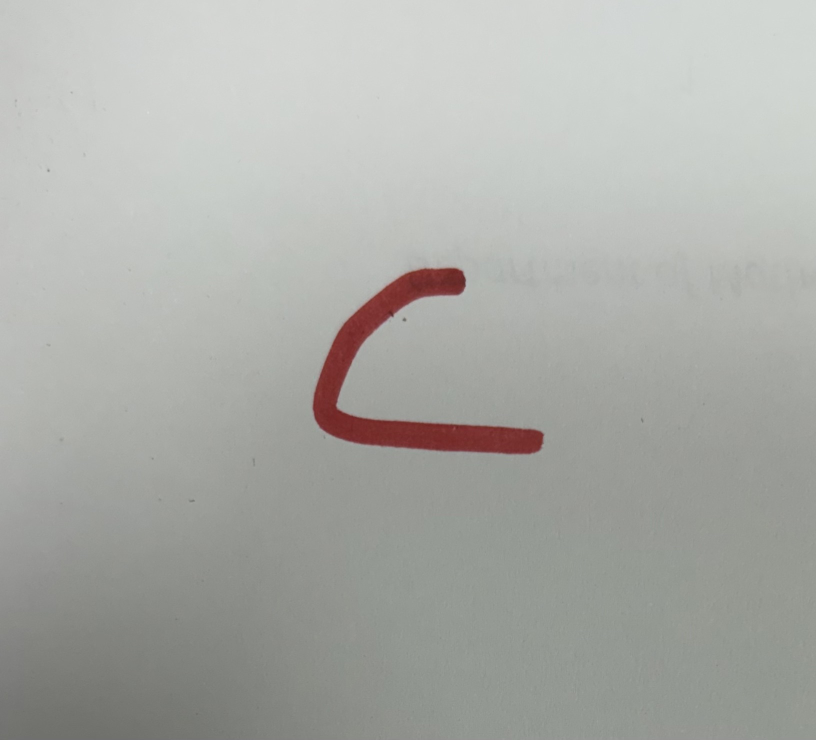
#> input picture IMG_0002.jpeg, 1632 x 1479 px (shown at 1/2 size)
$ python -i preprocess.py   (imports and definitions only)
#> lines starting #> are read from the running program, lines starting #| are printed output that depends on the picture; after the words box and inside, x2 and y2 are one past the last pixel; in counts of white or black regions, pixels touching at a corner belong together
"""Turn a photo/scan of handwriting into EMNIST-style 28x28 white-on-black letters."""
import cv2, numpy as np


def _odd(n):
    n = int(n)
    return n if n % 2 else n + 1


def binarize(gray):
    """Gray image -> binary (ink = 255). Handles uneven lighting from phone photos."""
    h, w = gray.shape
    s = 1000 / max(h, w)
    if s < 1:
        gray = cv2.resize(gray, None, fx=s, fy=s, interpolation=cv2.INTER_AREA)
    gray = cv2.GaussianBlur(gray, (5, 5), 0)
    h, w = gray.shape
    # estimate paper background (remove dark ink with a big closing on a small copy)
    small = cv2.resize(gray, (max(1, w // 4), max(1, h // 4)), interpolation=cv2.INTER_AREA)
    k = _odd(max(5, 0.2 * max(small.shape)))
    bg = cv2.morphologyEx(small, cv2.MORPH_CLOSE, cv2.getStructuringElement(cv2.MORPH_ELLIPSE, (k, k)))
    bg = cv2.resize(cv2.GaussianBlur(bg, (0, 0), 5), (w, h))
    norm = cv2.divide(gray, np.maximum(bg, 1), scale=255)
    _, bw = cv2.threshold(norm, 0, 255, cv2.THRESH_BINARY_INV + cv2.THRESH_OTSU)
    if bw.mean() > 127:                       # light ink on dark background
        bw = 255 - bw
    return cv2.morphologyEx(bw, cv2.MORPH_OPEN, np.ones((2, 2), np.uint8))


def find_letter_boxes(bw, single=False):
    """Bounding boxes (x1,y1,x2,y2), left-to-right. Dots of i/j are merged with their stem."""
    n, _, stats, _ = cv2.connectedComponentsWithStats(bw, connectivity=8)
    boxes = [[x, y, x + w, y + h] for x, y, w, h, a in stats[1:] if a >= max(30, 0.0005 * bw.size)]
    if not boxes:
        return []
    if single:
        return [[min(b[0] for b in boxes), min(b[1] for b in boxes),
                 max(b[2] for b in boxes), max(b[3] for b in boxes)]]
    changed = True
    while changed:
        changed = False
        for i in range(len(boxes)):
            for j in range(i + 1, len(boxes)):
                a, b = boxes[i], boxes[j]
                ov = min(a[2], b[2]) - max(a[0], b[0])
                if ov > 0.3 * min(a[2] - a[0], b[2] - b[0]):
                    boxes[i] = [min(a[0], b[0]), min(a[1], b[1]), max(a[2], b[2]), max(a[3], b[3])]
                    boxes.pop(j); changed = True; break
            if changed:
                break
    big = max(max(b[2] - b[0], b[3] - b[1]) for b in boxes)
    boxes = [b for b in boxes if max(b[2] - b[0], b[3] - b[1]) >= 0.2 * big]
    return sorted(boxes, key=lambda b: b[0])


def to_emnist(crop):
    """Binary letter crop -> 28x28 uint8, styled like EMNIST (square, ~2px border, thick blurred strokes)."""
    h, w = crop.shape
    s = max(h, w)
    sq = np.zeros((s, s), np.uint8)
    sq[(s - h) // 2:(s - h) // 2 + h, (s - w) // 2:(s - w) // 2 + w] = crop
    dt = cv2.distanceTransform(sq, cv2.DIST_L2, 3)
    if (dt > 0).any():
        stroke = 2 * np.percentile(dt[dt > 0], 90)
        k = int(round(0.10 * s - stroke)) + 1          # thicken thin pen strokes toward EMNIST look
        if k >= 2:
            sq = cv2.dilate(sq, cv2.getStructuringElement(cv2.MORPH_ELLIPSE, (k, k)))
    p = max(1, round(s / 12))
    sq = cv2.copyMakeBorder(sq, p, p, p, p, cv2.BORDER_CONSTANT, value=0)
    out = cv2.resize(sq, (28, 28), interpolation=cv2.INTER_AREA)
    return cv2.GaussianBlur(out, (3, 3), 0)


def letters_from_image(path, single=False):
#> called with path = 'IMG_0002.jpeg', single = False
    img = cv2.imread(path, cv2.IMREAD_GRAYSCALE)
#> img: shape (1479, 1632); min 51, max 220, mean 171.7
    if img is None:
        raise FileNotFoundError(path)
    bw = binarize(img)
#> in binarize, `norm = cv2.divide(gray, np.maximum(bg, 1), scale=255)`:
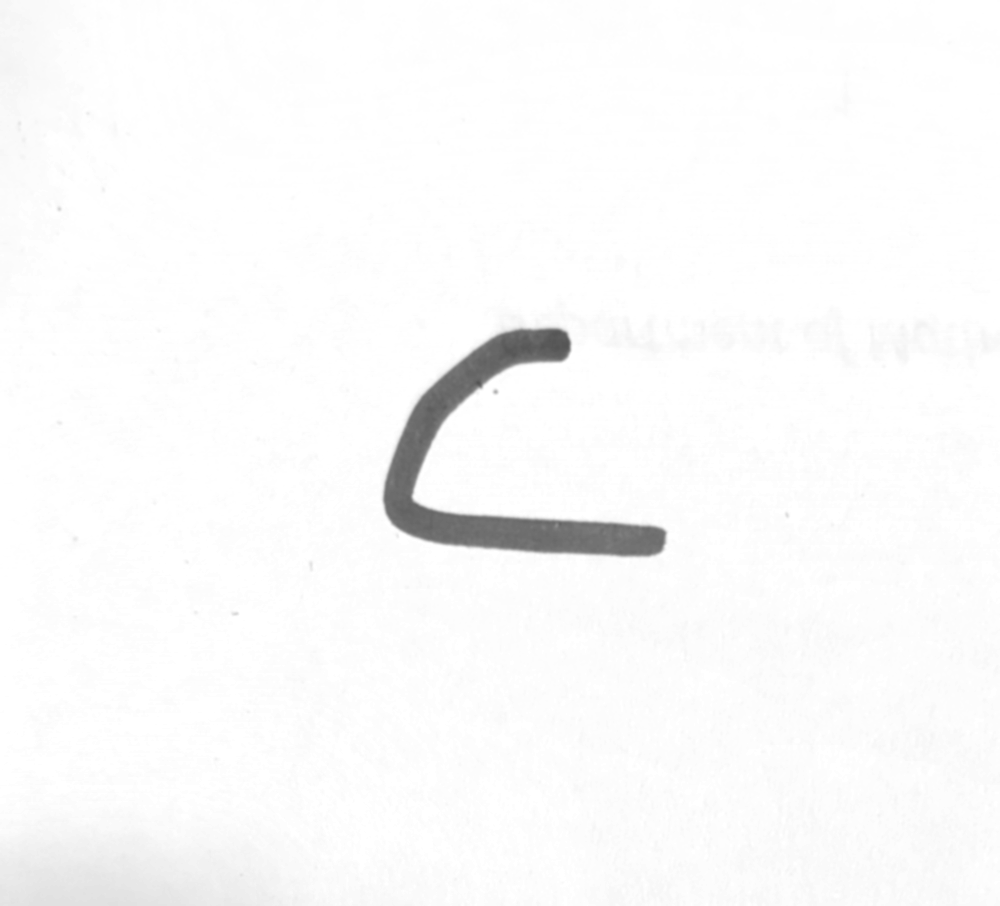
#> norm: shape (906, 1000); min 84, max 255, mean 250.5
#> in binarize, `_, bw = cv2.threshold(norm, 0, 255, cv2.THRESH_BINARY_INV + cv2.THRESH..`:
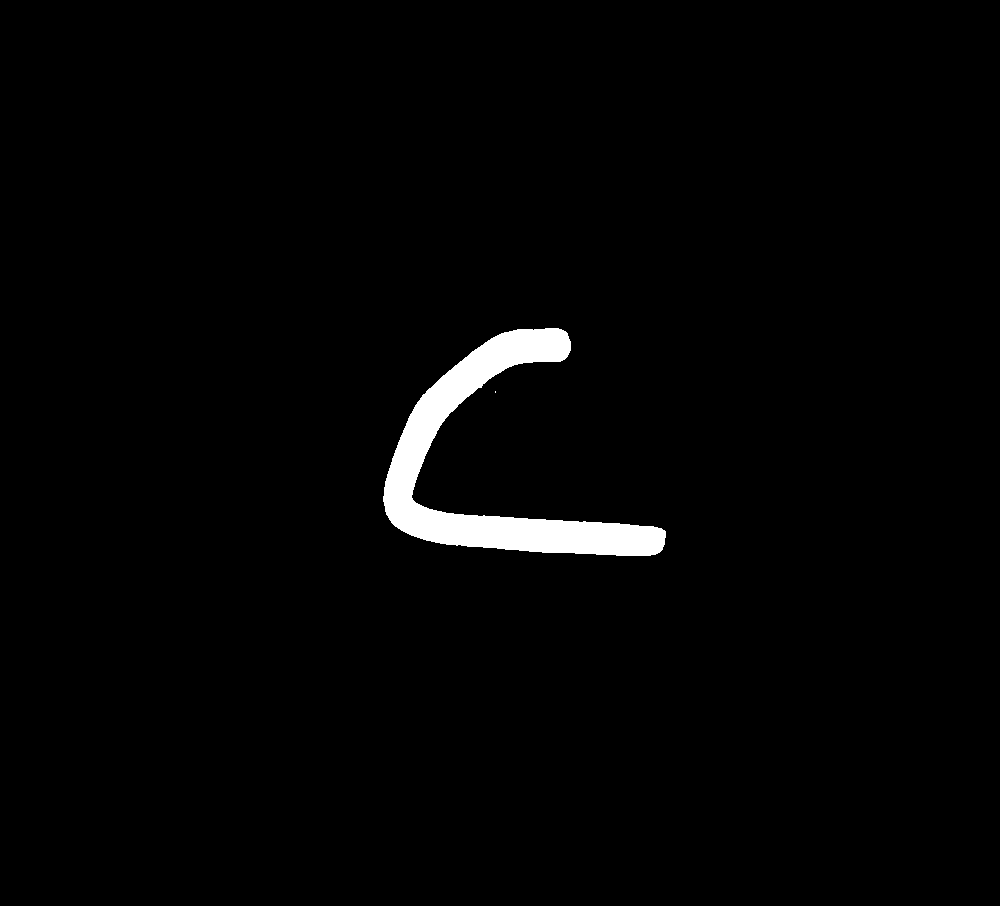
#> bw: shape (906, 1000); 1.9% white; 2 white regions (1 under 20 px), largest, box (x1, y1, x2, y2) and area: (383, 328, 666, 556) 17038
#> in binarize, `return cv2.morphologyEx(bw, cv2.MORPH_OPEN, np.ones((2, 2), np.uint8))`:
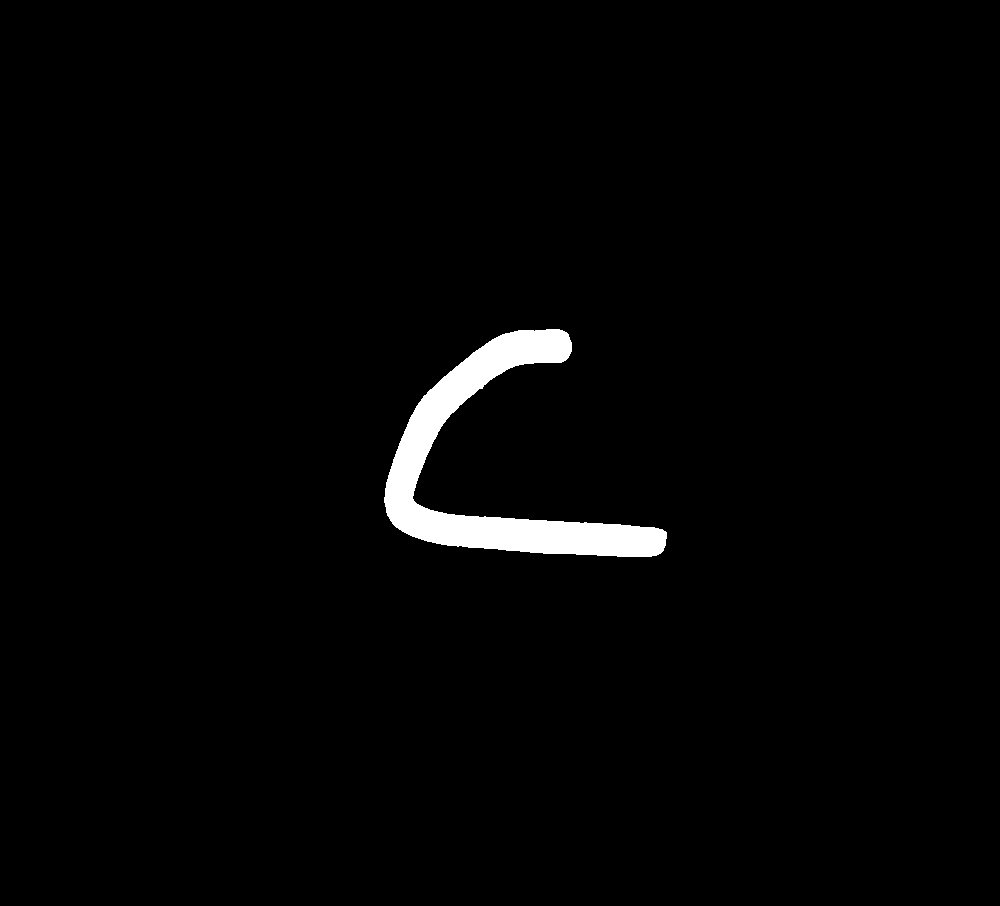
#> returned value: shape (906, 1000); 1.9% white; 1 white region, box (x1, y1, x2, y2) and area: (384, 329, 667, 557) 17038
    boxes = find_letter_boxes(bw, single)
#> in find_letter_boxes, `n, _, stats, _ = cv2.connectedComponentsWithStats(bw, connectivity=8)`: n = 2; stats = [[0, 0, 1000, 906, 888962], [384, 329, 283, 228, 17038]]
#> in find_letter_boxes, `boxes = [[x, y, x + w, y + h] for x, y, w, h, a in stats[1:] if a >= m..`: boxes = [[384, 329, 667, 557]]
#> in find_letter_boxes, `big = max(max(b[2] - b[0], b[3] - b[1]) for b in boxes)`: big = 283
#> boxes = [[384, 329, 667, 557]]
    return [to_emnist(bw[y1:y2, x1:x2]) for x1, y1, x2, y2 in boxes], bw, boxes
#> in to_emnist, `sq[(s - h) // 2:(s - h) // 2 + h, (s - w) // 2:(s - w) // 2 + w] = crop`:
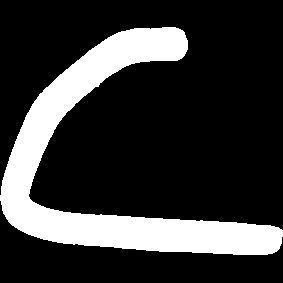
#> sq: shape (283, 283); 21.3% white; 1 white region, box (x1, y1, x2, y2) and area: (0, 27, 283, 255) 17038
#> in to_emnist, `dt = cv2.distanceTransform(sq, cv2.DIST_L2, 3)`:
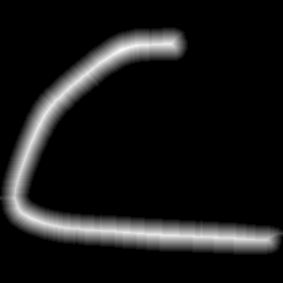
#> dt: shape (283, 283) float32; min 0, max 17.8, mean 1.72; drawn with min black and max white
#> in to_emnist, `stroke = 2 * np.percentile(dt[dt > 0], 90)`: stroke = 28.65
#> in to_emnist, `k = int(round(0.10 * s - stroke)) + 1`: k = 1
#> in to_emnist, `sq = cv2.copyMakeBorder(sq, p, p, p, p, cv2.BORDER_CONSTANT, value=0)`:
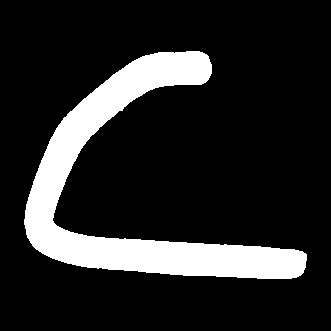
#> sq: shape (331, 331); 15.6% white; 1 white region, box (x1, y1, x2, y2) and area: (24, 51, 307, 279) 17038
#> in to_emnist, `return cv2.GaussianBlur(out, (3, 3), 0)`:
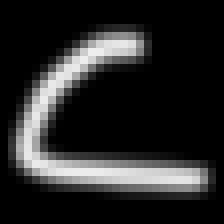
#> returned value: shape (28, 28) (shown 8 times larger); min 0, max 238, mean 39.7

>>> result = letters_from_image('IMG_0002.jpeg')

$ run again, on IMG_1.jpeg
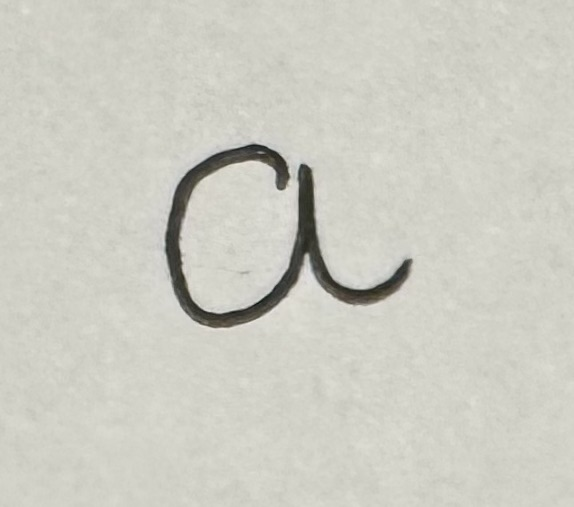
#> input picture IMG_1.jpeg, 574 x 507 px
#> in binarize, `_, bw = cv2.threshold(norm, 0, 255, cv2.THRESH_BINARY_INV + cv2.THRESH..`:
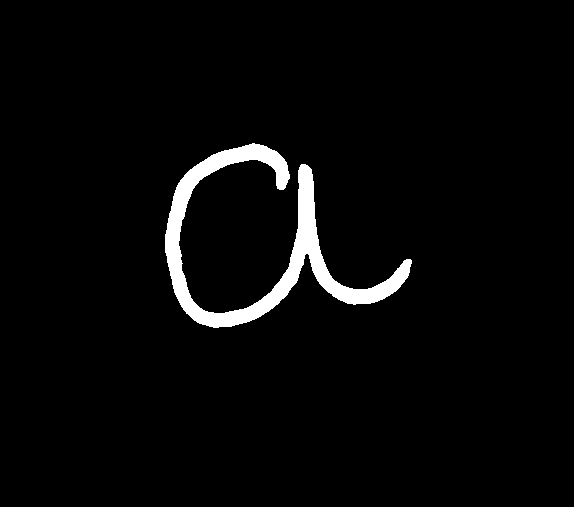
#> bw: shape (507, 574); 3.2% white; 1 white region, box (x1, y1, x2, y2) and area: (165, 143, 412, 328) 9383
#> n = 2; stats = [[0, 0, 574, 507, 281636], [166, 144, 247, 185, 9382]]
#> in find_letter_boxes, `boxes = [[x, y, x + w, y + h] for x, y, w, h, a in stats[1:] if a >= m..`: boxes = [[166, 144, 413, 329]]
#> big = 247
#> in letters_from_image, `boxes = find_letter_boxes(bw, single)`: boxes = [[166, 144, 413, 329]]
#> stroke = 13.69
#> in to_emnist, `k = int(round(0.10 * s - stroke)) + 1`: k = 12
#> in to_emnist, `return cv2.GaussianBlur(out, (3, 3), 0)`:
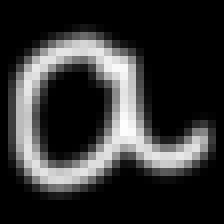
#> returned value: shape (28, 28) (shown 8 times larger); min 0, max 254, mean 50.5

$ run again, on IMG_1234.jpeg
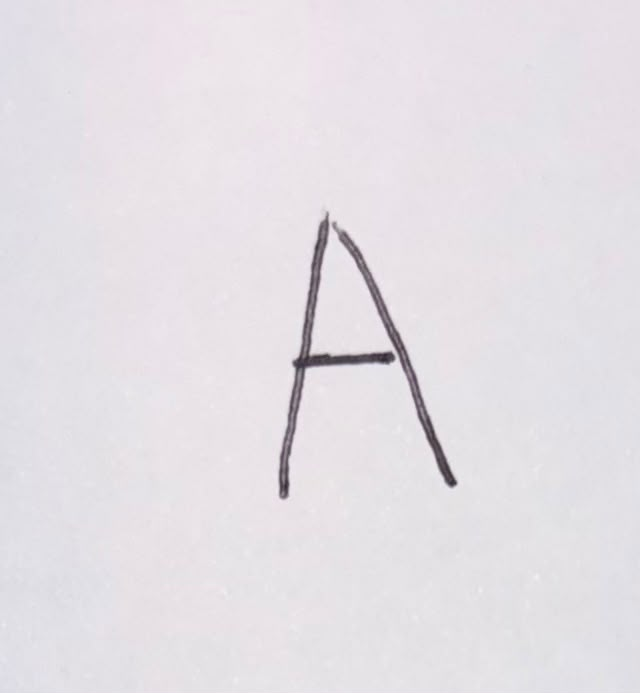
#> input picture IMG_1234.jpeg, 640 x 693 px
#> in binarize, `_, bw = cv2.threshold(norm, 0, 255, cv2.THRESH_BINARY_INV + cv2.THRESH..`:
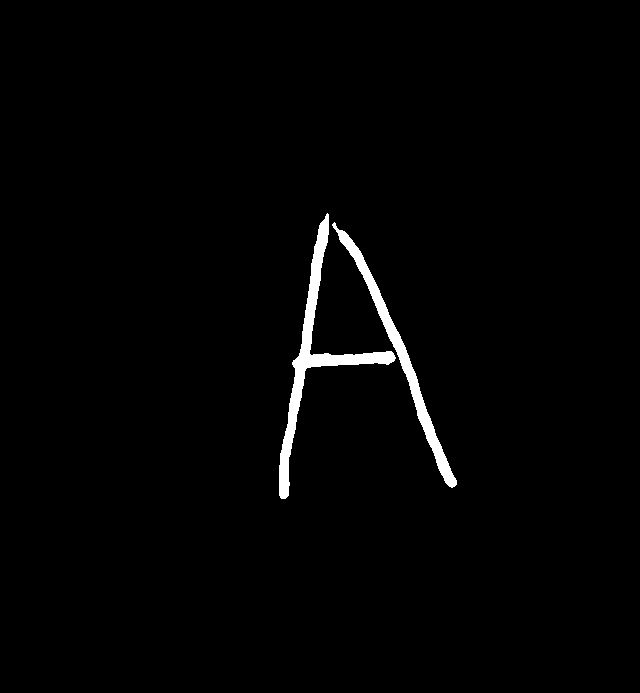
#> bw: shape (693, 640); 1.5% white; 2 white regions, box (x1, y1, x2, y2) and area: (279, 213, 396, 499) 3892, (332, 222, 457, 488) 2826
#> n = 3; stats = [[0, 0, 640, 693, 436804], [280, 215, 117, 285, 3891], [333, 224, 125, 265, 2825]]
#> in find_letter_boxes, `boxes = [[x, y, x + w, y + h] for x, y, w, h, a in stats[1:] if a >= m..`: boxes = [[280, 215, 397, 500], [333, 224, 458, 489]]
#> after the loop in find_letter_boxes, `while changed:`: boxes = [[280, 215, 458, 500]]
#> big = 285
#> in letters_from_image, `boxes = find_letter_boxes(bw, single)`: boxes = [[280, 215, 458, 500]]
#> stroke = 9.55
#> in to_emnist, `k = int(round(0.10 * s - stroke)) + 1`: k = 20
#> in to_emnist, `return cv2.GaussianBlur(out, (3, 3), 0)`:
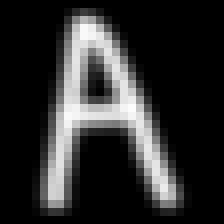
#> returned value: shape (28, 28) (shown 8 times larger); min 0, max 251, mean 45.1
